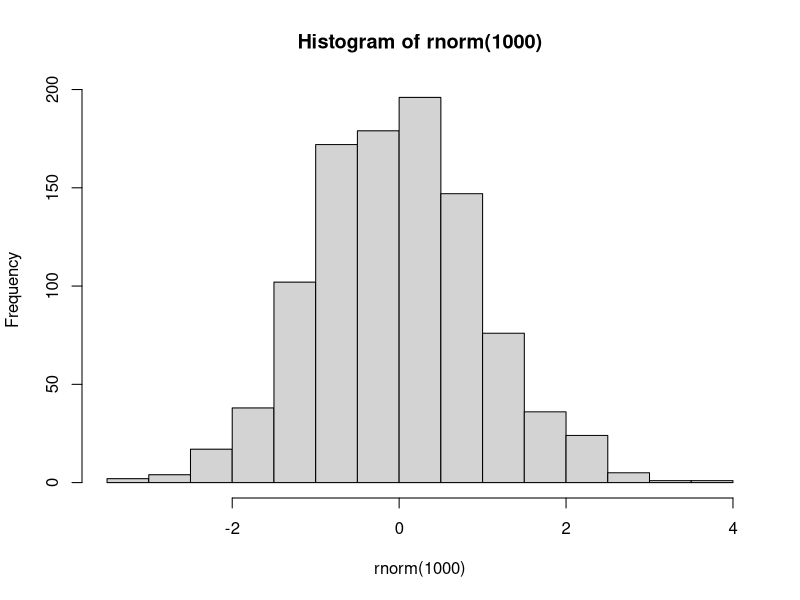

The R script that drew this image:
## ---- chunk 1
knitr::opts_chunk$set(echo = TRUE)
knitr::opts_chunk$set(fig.path = "img/")
## ---- chunk 2


if(!("raster" %in% installed.packages()[,1])) install.packages(raster)

library(raster)

hist(rnorm(1000))
